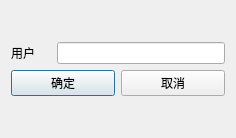
<?xml version="1.0" encoding="UTF-8"?>
<ui version="4.0">
 <class>RoleDelete</class>
 <widget class="QDialog" name="RoleDelete">
  <property name="geometry">
   <rect>
    <x>0</x>
    <y>0</y>
    <width>236</width>
    <height>138</height>
   </rect>
  </property>
  <property name="windowTitle">
   <string>Dialog</string>
  </property>
  <layout class="QVBoxLayout" name="verticalLayout_2">
   <item>
    <layout class="QVBoxLayout" name="verticalLayout">
     <item>
      <layout class="QHBoxLayout" name="horizontalLayout">
       <item>
        <widget class="QLabel" name="label">
         <property name="minimumSize">
          <size>
           <width>40</width>
           <height>0</height>
          </size>
         </property>
         <property name="text">
          <string>用户</string>
         </property>
        </widget>
       </item>
       <item>
        <widget class="QLineEdit" name="lineEdit"/>
       </item>
      </layout>
     </item>
     <item>
      <layout class="QHBoxLayout" name="horizontalLayout_2">
       <item>
        <widget class="QPushButton" name="yesButton">
         <property name="text">
          <string>确定</string>
         </property>
        </widget>
       </item>
       <item>
        <widget class="QPushButton" name="closeButton">
         <property name="text">
          <string>取消</string>
         </property>
        </widget>
       </item>
      </layout>
     </item>
    </layout>
   </item>
  </layout>
 </widget>
 <resources/>
 <connections/>
</ui>
